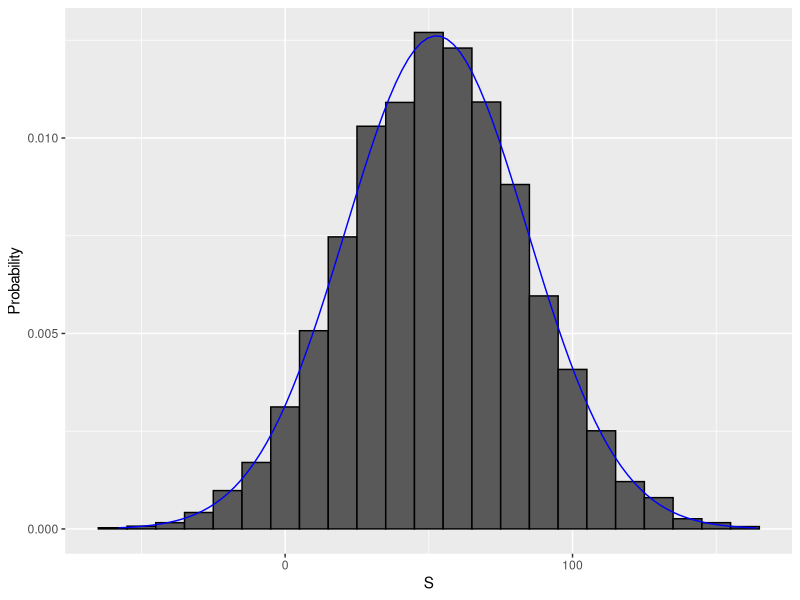

The R script that drew this image:

#Monte Carlo simulation: Chance of casino losing money on roulette
#Also plot a histogram to show the probability distribution of the observed values of S
rm(list = ls())
library(tidyverse)
#defining the urn for the sampling model
#SAMPLE MODEL 1
#define urn, then sample
color <- rep(c("Black", "Red", "Green"), c(18, 18, 2))
n <- 1000
X <- sample(ifelse(color == "Red",  -1, 1), n, replace = TRUE)

#SAMPLE MODEL 2
#define urn inside sample function by noting probabilities
#and use monte carlo simulation
n <- 1000    # number of roulette players
B <- 10000    # number of Monte Carlo experiments
S <- replicate(B, {
  X <- sample(c(-1,1), n, replace = TRUE, prob = c(9/19, 10/19))    # simulate 1000 spins
  sum(X)    # total profit
})

mean(S < 0)    # probability of the casino losing money

s <- seq(min(S), max(S), length = 100)
#generate normal density for s
normal_density <- data.frame(s = s, f = dnorm(s, mean(S), sd(S)))
#creating histogram
data.frame(S = S) %>%
  ggplot(aes(S, ..density..)) +  # ..density.. is for the density plot (line) later on
  geom_histogram(color = "black", binwidth = 10) +
  ylab("Probability") +
  geom_line(data = normal_density, mapping = aes(s,f), color = "blue")

